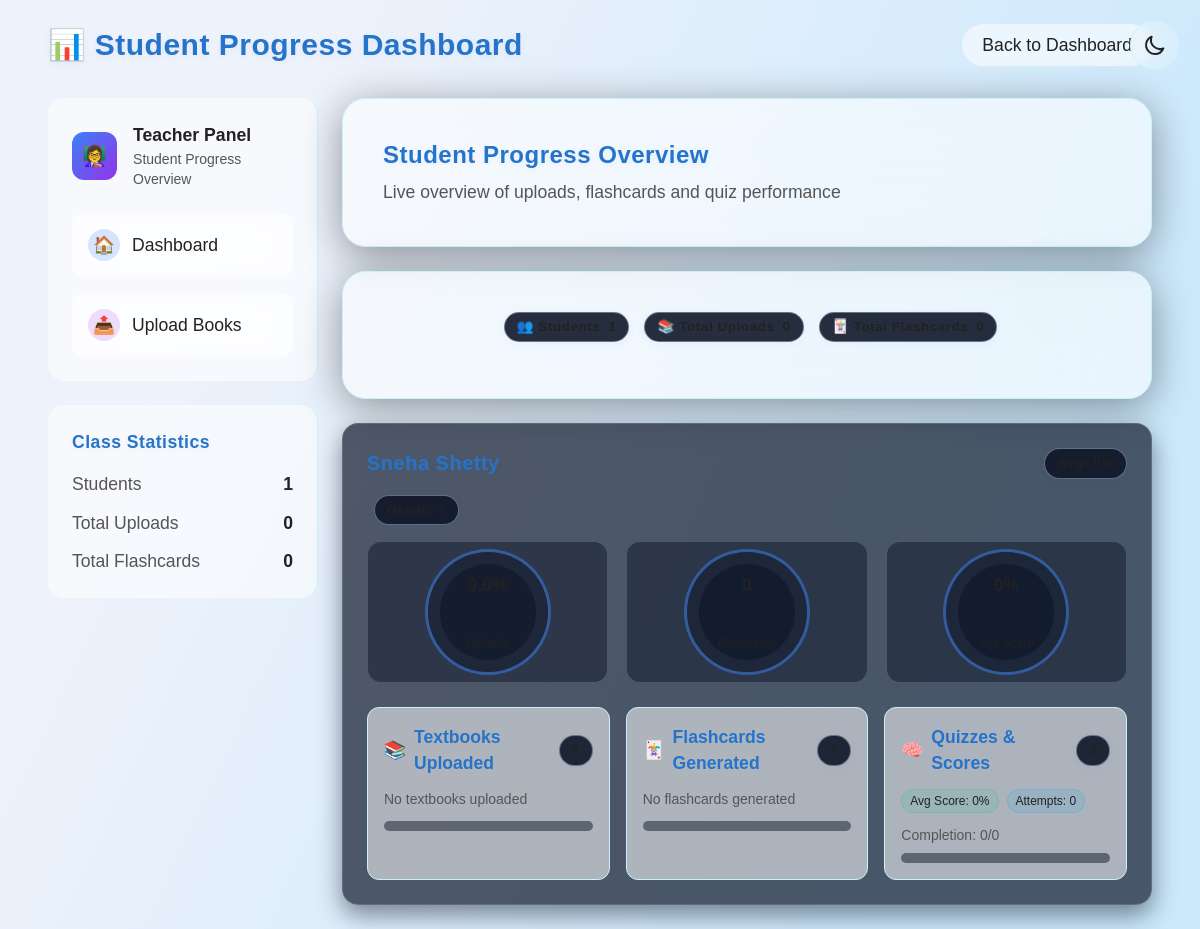
Page /student_progress?student_id=5 (signed in) on the earlier database version.
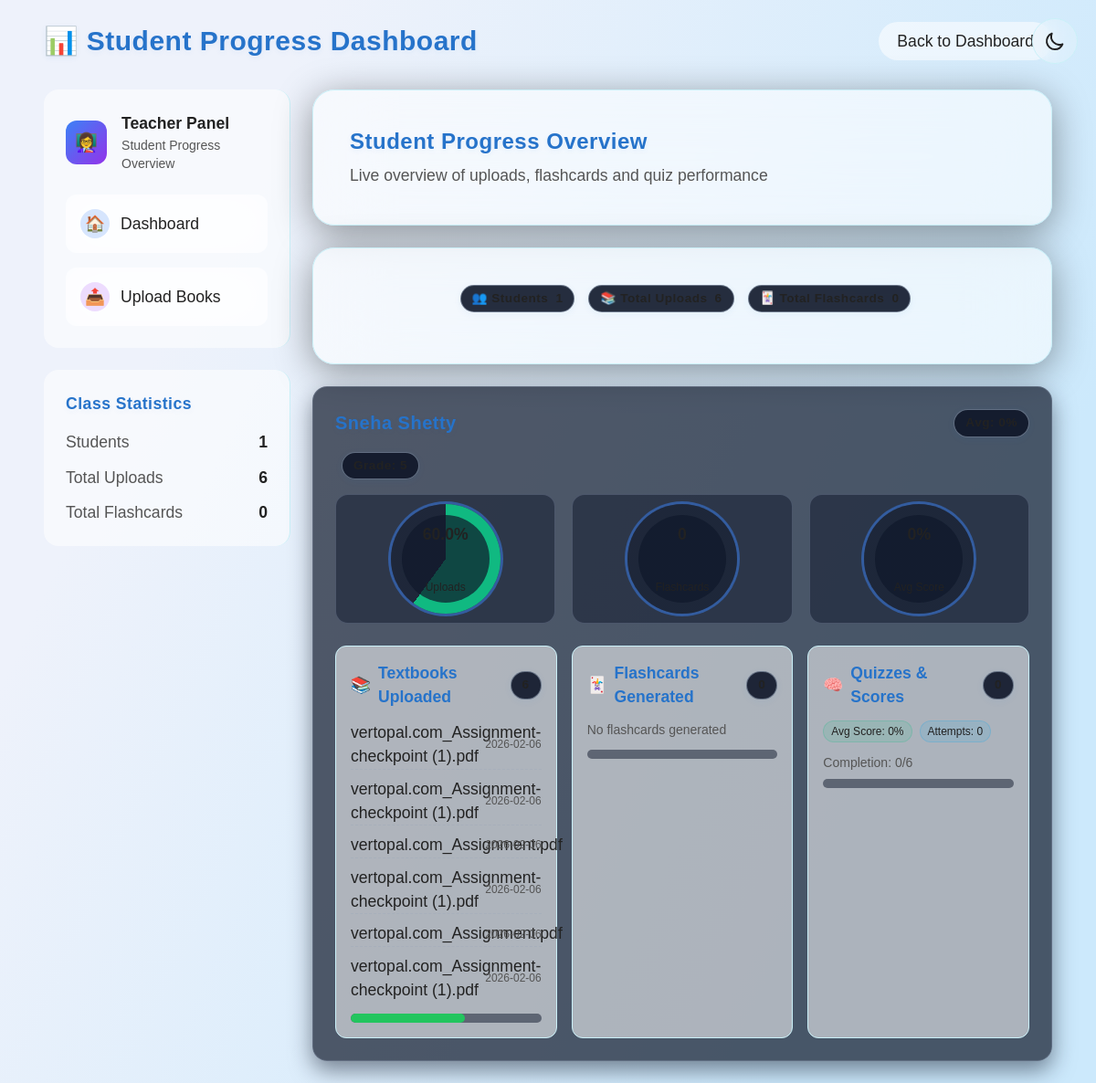
Same page on the later database version.
### tables this page shows
CREATE TABLE uploads (
        id INTEGER PRIMARY KEY AUTOINCREMENT,
        student_id INTEGER,
        filename TEXT,
        uploaded_at TEXT,
        FOREIGN KEY(student_id) REFERENCES students(id)
    );

### app.py (the view)
@app.route("/student_progress")
@login_required(role="teacher")
def student_progress():
    conn = get_db()
    cur = conn.cursor()
    filter_id = request.args.get("student_id")
    if filter_id:
        cur.execute("SELECT * FROM students WHERE id = ?", (filter_id,))
    else:
        cur.execute("SELECT * FROM students")
    students = cur.fetchall()
    progress_data = []
    for student in students:
        student_id = student["id"]
        cur.execute("SELECT * FROM uploads WHERE student_id = ?", (student_id,))
        uploads = cur.fetchall()
        total_uploads = len(uploads)
        cur.execute("SELECT * FROM flashcards WHERE student_id = ?", (student_id,))
        flashcards = cur.fetchall()
        total_flashcards = sum(f['num_flashcards'] for f in flashcards)
        cur.execute("SELECT * FROM quiz_attempts WHERE student_id = ?", (student_id,))
        quizzes = cur.fetchall()
        total_quizzes = len(quizzes)
        avg_score = round(sum(q['score'] for q in quizzes) / total_quizzes, 2) if total_quizzes else 0
        completion_rate = f"{total_quizzes}/{total_uploads}" if total_uploads else "0/0"
        num_audiobooks = len([u for u in uploads if u['filename'].endswith('.mp3')])
        progress_data.append({
            "student": student,
            "uploads": uploads,
            "total_uploads": total_uploads,
            "flashcards": flashcards,
            "total_flashcards": total_flashcards,
            "quizzes": quizzes,
            "total_quizzes": total_quizzes,
            "avg_score": avg_score,
            "completion_rate": completion_rate,
            "num_audiobooks": num_audiobooks
        })
    conn.close()
    return render_template("student_progress.html", progress_data=progress_data, filter_id=filter_id)

### templates/student_progress.html (shortened to what this page needs)
{% extends "base.html" %}
{% block body_class %}relative min-h-screen bg-[radial-gradient(ellipse_at_center,_var(--tw-gradient-stops))] from-gray-950 via-[#0a0d21] to-[#020410] text-white{% endblock %}
{% block content %}
    <div class="fixed-background">
    </div>
    <div class="max-w-6xl mx-auto p-4 md:p-6 relative z-10">
        <div class="flex justify-between items-center mb-8 fade-up">
            <h1 class="text-2xl md:text-3xl font-bold">📊 Student Progress Dashboard</h1>
            <a href="{{ url_for('teacher_dashboard') }}" class="bg-white/10 hover:bg-white/20 rounded-full px-5 py-2 transition-all">
                Back to Dashboard
            </a>
        </div>
        <div class="flex flex-col lg:flex-row gap-6">
            <div class="w-full lg:w-1/4 fade-up">
                <div class="bg-white/5 backdrop-blur-xl border-r border-white/10 rounded-2xl p-6 mb-6">
                    <div class="flex items-center gap-4 mb-6">
                        <div class="w-12 h-12 rounded-xl bg-gradient-to-br from-blue-500 to-purple-600 flex items-center justify-center">
                            <span class="text-xl">👩‍🏫</span>
                        </div>
                        <div>
                            <div class="font-bold">Teacher Panel</div>
                            <div class="text-gray-400 text-sm">Student Progress Overview</div>
                        </div>
                    </div>
                    <div class="space-y-4">
                        <a href="{{ url_for('teacher_dashboard') }}" class="block bg-white/10 backdrop-blur-xl rounded-xl p-4 hover:bg-white/20 transition-all duration-300 hover:scale-[1.02]">
                            <div class="flex items-center gap-3">
                                <div class="w-8 h-8 rounded-full bg-blue-500/20 flex items-center justify-center">
                                    <span>🏠</span>
                                </div>
                                <span>Dashboard</span>
                            </div>
                        </a>
                        <a href="{{ url_for('upload_books') }}" class="block bg-white/10 backdrop-blur-xl rounded-xl p-4 hover:bg-white/20 transition-all duration-300 hover:scale-[1.02]">
                            <div class="flex items-center gap-3">
                                <div class="w-8 h-8 rounded-full bg-purple-500/20 flex items-center justify-center">
                                    <span>📤</span>
                                </div>
                                <span>Upload Books</span>
                            </div>
                        </a>
                    </div>
                </div>
                <div class="bg-white/5 backdrop-blur-xl border-r border-white/10 rounded-2xl p-6">
                    <h3 class="font-bold mb-4">Class Statistics</h3>
                    <div class="space-y-3">
                        <div class="flex justify-between">
                            <span class="text-gray-300">Students</span>
                            <span class="font-bold">{{ progress_data|length }}</span>
                        </div>
                        <div class="flex justify-between">
                            <span class="text-gray-300">Total Uploads</span>
                            <span class="font-bold">{{ progress_data|sum(attribute='total_uploads') }}</span>
                        </div>
                        <div class="flex justify-between">
                            <span class="text-gray-300">Total Flashcards</span>
                            <span class="font-bold">{{ progress_data|sum(attribute='total_flashcards') }}</span>
                        </div>
                    </div>
                </div>
            </div>
            <div class="w-full lg:w-3/4">
                <div class="bg-white/10 backdrop-blur-2xl border border-white/10 shadow-[0_8px_40px_rgba(0,0,0,0.4)] rounded-3xl p-8 md:p-10 mb-6 fade-up-delay-1">
                    <h2 class="text-xl md:text-2xl font-bold mb-2">Student Progress Overview</h2>
                    <p class="text-gray-300">Live overview of uploads, flashcards and quiz performance</p>
                </div>
                <div class="bg-white/10 backdrop-blur-2xl border border-white/10 shadow-[0_8px_40px_rgba(0,0,0,0.4)] rounded-3xl p-8 md:p-10 mb-6 fade-up-delay-1">
                    <div class="flex flex-wrap gap-2 justify-center mb-4">
                        <div class="badge"><span>👥 Students</span><span class="ml-2 font-bold">{{ progress_data|length }}</span></div>
                        <div class="badge"><span>📚 Total Uploads</span><span class="ml-2 font-bold">{{ progress_data|sum(attribute='total_uploads') }}</span></div>
                        <div class="badge"><span>🃏 Total Flashcards</span><span class="ml-2 font-bold">{{ progress_data|sum(attribute='total_flashcards') }}</span></div>
                    </div>
                </div>
                <div class="space-y-6">
                    {% for p in progress_data %}
                    <div class="card rounded-2xl fade-up">
                        <div class="p-6">
                            <div class="flex justify-between items-center mb-4">
                                <h3 class="text-xl font-bold">{{ p.student.name }}</h3>
                                <div class="badge">Avg: {{ p.avg_score }}%</div>
                            </div>
                            <div class="flex items-center gap-2 mb-4">
                                <span class="badge">Grade: {{ p.student.grade or '-' }}</span>
                            </div>
                            <div class="ring-grid mb-6">
                                <div class="ring-card">
                                    <div class="ring" style="--p: {{ (p.total_uploads/10*100)|round(1) }}; --ring-color: #10b981;">
                                        <div class="label">{{ (p.total_uploads/10*100)|round(0) }}%</div>
                                        <div class="sub">Uploads</div>
                                    </div>
                                </div>
                                <div class="ring-card">
                                    <div class="ring" style="--p: {{ (p.total_flashcards/20*100)|round(1) }}; --ring-color: #0ea5e9;">
                                        <div class="label">{{ p.total_flashcards }}</div>
                                        <div class="sub">Flashcards</div>
                                    </div>
                                </div>
                                <div class="ring-card">
                                    <div class="ring" style="--p: {{ (p.avg_score)|round(1) }}; --ring-color: #d946ef;">
                                        <div class="label">{{ p.avg_score }}%</div>
                                        <div class="sub">Avg Score</div>
                                    </div>
                                </div>
                            </div>
                            <div class="grid grid-cols-1 md:grid-cols-3 gap-4">
                                <div class="bg-white/5 border border-white/10 rounded-xl p-4">
                                    <h4 class="section-title mb-3 flex items-center gap-2">
                                        <span>📚</span> Textbooks Uploaded
                                        <span class="badge">{{ p.total_uploads }}</span>
                                    </h4>
                                    <ul class="space-y-2 mb-3">
                                        {% for u in p.uploads %}
                                        <li class="list-group-item flex justify-between items-center">
                                            <span class="text-truncate" style="max-width:70%">{{ u.filename }}</span>
                                            <small class="text-gray-400 text-xs">
                                                {% if u.uploaded_at %}
                                                    {{ u.uploaded_at.split('T')[0] if 'T' in u.uploaded_at else u.uploaded_at[:10] }}
                                                {% else %}
                                                    Unknown date
                                                {% endif %}
                                            </small>
                                        </li>
                                        {% endfor %}
                                        {% if p.uploads|length == 0 %}
                                        <li class="text-gray-400 text-sm">No textbooks uploaded</li>
                                        {% endif %}
                                    </ul>
                                    <div class="progress" title="Uploads">
                                        <div class="progress-bar bg-green-500 width-style" role="progressbar" style="--width-value: {{ (p.total_uploads/10)*100 }}%" aria-valuenow="{{ p.total_uploads }}" aria-valuemin="0" aria-valuemax="10"></div>
                                    </div>
                                </div>
                                <div class="bg-white/5 border border-white/10 rounded-xl p-4">
                                    <h4 class="section-title mb-3 flex items-center gap-2">
                                        <span>🃏</span> Flashcards Generated
                                        <span class="badge">{{ p.total_flashcards }}</span>
                                    </h4>
                                    <ul class="space-y-2 mb-3">
                                        {% if p.flashcards|length == 0 %}
                                        <li class="text-gray-400 text-sm">No flashcards generated</li>
                                        {% endif %}
                                    </ul>
                                    <div class="progress" title="Flashcards">
                                    </div>
                                </div>
                                <div class="bg-white/5 border border-white/10 rounded-xl p-4">
                                    <h4 class="section-title mb-3 flex items-center gap-2">
                                        <span>🧠</span> Quizzes & Scores
                                        <span class="badge">{{ p.total_quizzes }}</span>
                                    </h4>
                                    <div class="flex items-center gap-2 mb-3">
                                        <span class="badge-soft">Avg Score: {{ p.avg_score }}%</span>
                                        <span class="badge-soft-info">Attempts: {{ p.total_quizzes }}</span>
                                    </div>
                                    <div class="text-gray-400 text-sm mb-2">Completion: {{ p.completion_rate }}</div>
                                    <div class="progress" title="Quizzes">
                                    </div>
                                </div>
                            </div>
                        </div>
                    </div>
                    {% endfor %}
                </div>
            </div>
        </div>
    </div>
{% endblock %}

### templates/base.html (shortened to what this page needs)
<!DOCTYPE html>
<html lang="en">
<head>
  <script src="https://cdn.tailwindcss.com"></script>
  <link rel="stylesheet" href="{{ url_for('static', filename='styles.css') }}">
  <link rel="stylesheet" href="{{ url_for('static', filename='grade1-enhancements.css') }}">
</head>
<body class="{% block body_class %}relative min-h-screen bg-[#020410] text-white{% endblock %}">
  <button id="theme-toggle" class="theme-toggle">
  </button>
  {% block content %}{% endblock %}
</body>
</html>

Differences in the rows shown:
added uploads: filename "vertopal.com_Assignment-checkpoint (1).pdf", uploaded_at "2026-02-06"
added uploads: filename "vertopal.com_Assignment-checkpoint (1).pdf", uploaded_at "2026-02-06"
added uploads: filename "vertopal.com_Assignment.pdf", uploaded_at "2026-02-06"
added uploads: filename "vertopal.com_Assignment-checkpoint (1).pdf", uploaded_at "2026-02-06"
added uploads: filename "vertopal.com_Assignment.pdf", uploaded_at "2026-02-06"
added uploads: filename "vertopal.com_Assignment-checkpoint (1).pdf", uploaded_at "2026-02-06"
Other differences:
{{ progress_data|sum(attribute='total_uploads') }}: "0" → "6"
new list line: "60.0 % Uploads Textbooks Uploaded Flashcards Generated No flashcards generated Quizzes & Scores Avg Score: 0 % Attempts: 0 Completion: 0/6"
list line gone: "Textbooks Uploaded No textbooks uploaded Flashcards Generated No flashcards generated Quizzes & Scores Avg Score: 0 % Attempts: 0 Completion: 0/0"
